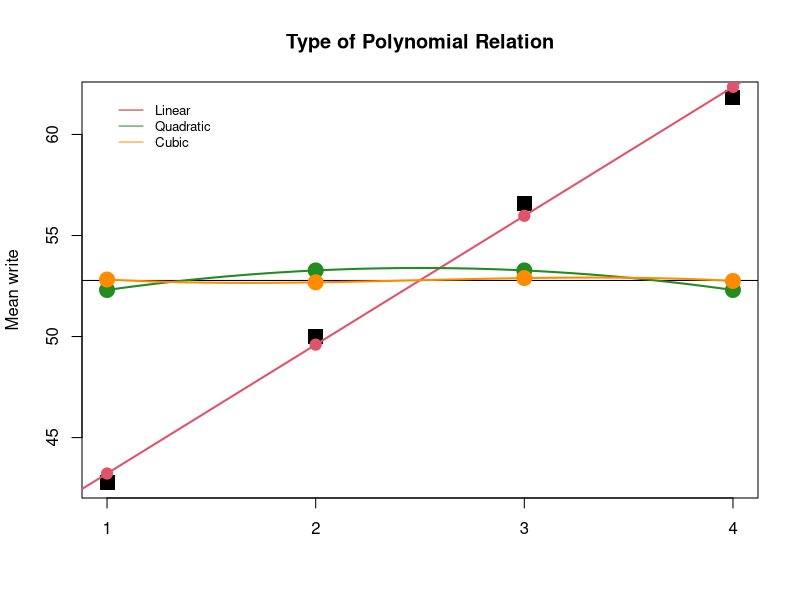
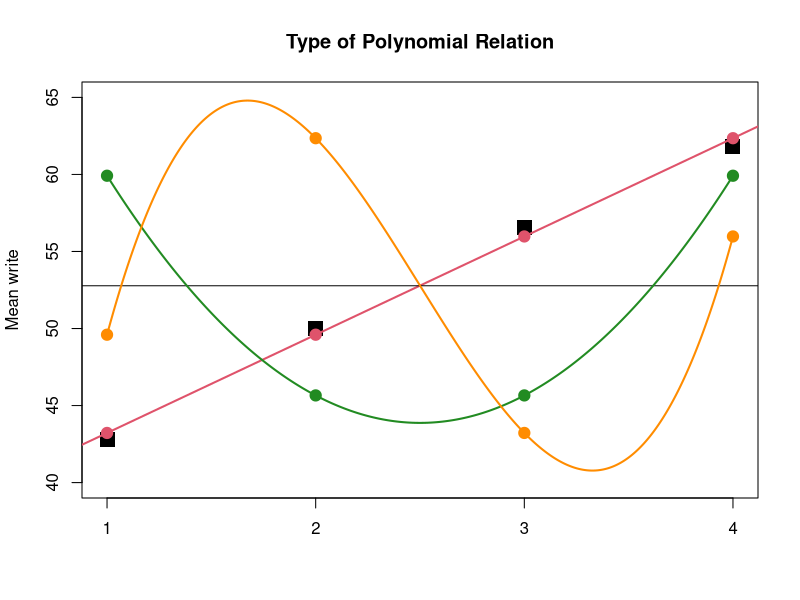

Here is the R script that generated these plots, in order:
# Goes with this post: http://stats.stackexchange.com/a/206345/67822

setwd("C:/Users/s182954/Documents/Nanocourses-2022/IntroductionToRForBeginners/R-Source");

hsb2 <- read.csv("hsb2.csv")
contr.poly(4)

hsb2$readcat<-cut(hsb2$read, 4, ordered = TRUE)
table(hsb2$readcat) 
mean(hsb2$write)
(means = tapply(hsb2$write, hsb2$readcat, mean))

# Manually producing contr.poly(4)
(scores = 1:4)
mean(scores)
(y = scores - mean(scores))
(seq_len(4) - 1)
X = outer(y, seq_len(4) - 1, "^")
(c_Q = qr(X)$qr)
(z = c_Q * (row(c_Q) == col(c_Q)))
# The actual Q matrix is:
Q <- qr.Q(qr(X))
(Q %*% z)
#This is the same as the call in the function:
(raw = qr.qy(qr(X), z))
(Z <- sweep(raw, 2L, apply(raw, 2L, function(x) sqrt(sum(x^2))), 
            "/", check.margin = FALSE))




plot(tapply(hsb2$write, hsb2$readcat, mean), pch=15, cex=2, xlab="", 
     ylab="Mean write", xaxt="n", main="Type of Polynomial Relation")
axis(1, at = seq(1,4, by = 1), las=1)




# We are running a simple ANOVA, performed as lm() on ordered explanatory
# variable and we get a coeff for every level of the factor variable.
# Later we see what fits best.

summary(lm(write ~ readcat, hsb2))
coeff = coefficients(lm(write ~ readcat, hsb2))


C = contr.poly(4)

# These are the actual means at each level:

(recovered = c(coeff %*% c(1, C[1,]),
               coeff %*% c(1, C[2,]),
               coeff %*% c(1, C[3,]),
               coeff %*% c(1, C[4,])))
# Perfectly corresponding to the actual values:

(actual = tapply(hsb2$write, hsb2$readcat, mean))

# And the best fitting model is linear:

LINEAR_CONTRAST = c(c(coeff[1] + coeff[2] * C[1,1], 
                      coeff[1] + coeff[2] * C[2,1],
                      coeff[1] + coeff[2] * C[3,1], 
                      coeff[1] + coeff[2] * C[4,1])) 
points(LINEAR_CONTRAST, pch=19, col=2, cex=1.5)
lo1 = lm(LINEAR_CONTRAST ~ c(1:4))
x = seq(1, 4, 0.0001)
abline(lm(LINEAR_CONTRAST ~ c(1:4)), col=2, lwd=2)
abline(h=mean(hsb2$write))

QUADRATIC_CONTRAST = c(coeff[1] + coeff[3] * C[1,2], 
                       coeff[1] + coeff[3] * C[2,2], 
                       coeff[1] + coeff[3] * C[3,2], 
                       coeff[1] + coeff[3] * C[4,2])
points(QUADRATIC_CONTRAST, pch=19, col="forestgreen", cex=2)
lines(spline(1:4, QUADRATIC_CONTRAST, n=100), 
      lwd=2, col="forestgreen")


CUBIC_CONTRAST = c(coeff[1] + coeff[4] * C[1,3], 
                   coeff[1] + coeff[4] * C[2,3], 
                   coeff[1] + coeff[4] * C[3,3], 
                   coeff[1] + coeff[4] * C[4,3])
points(CUBIC_CONTRAST, pch=19, col="darkorange", cex=2)
lines(spline(1:4, CUBIC_CONTRAST, n=1000), 
      col="darkorange", lwd=2)


legend(1,62,legend=c("Linear","Quadratic","Cubic"),
       col=c("firebrick","forestgreen","darkorange"),
       lty=1,
       border="", bty="n",cex=0.8)

# Compare to applying .L (linear) coefficient to all contrasts:


plot(tapply(hsb2$write, hsb2$readcat, mean), pch=15, cex=2, xlab="", 
     ylim= c(40,65),
     ylab="Mean write", xaxt="n", main="Type of Polynomial Relation")
axis(1, at = seq(1,4, by = 1), las=1)
LINEAR_CONTRAST = c(c(coeff[1] + coeff[2] * C[1,1], 
                      coeff[1] + coeff[2] * C[2,1],
                      coeff[1] + coeff[2] * C[3,1], 
                      coeff[1] + coeff[2] * C[4,1])) 
points(LINEAR_CONTRAST, pch=19, cex=1.5, col=2)
lo1 = lm(LINEAR_CONTRAST ~ c(1:4))
x = seq(1, 4, 0.0001)
abline(lm(LINEAR_CONTRAST ~ c(1:4)), col=2,lwd=2)
abline(h=mean(hsb2$write))

QUADRATIC_CONTRAST = c(coeff[1] + coeff[2] * C[1,2], 
                       coeff[1] + coeff[2] * C[2,2], 
                       coeff[1] + coeff[2] * C[3,2], 
                       coeff[1] + coeff[2] * C[4,2])
points(QUADRATIC_CONTRAST, pch=19, col="forestgreen",cex=1.5)
lines(spline(1:4, QUADRATIC_CONTRAST, n=1000), 
      col="forestgreen", lwd=2)


CUBIC_CONTRAST = c(coeff[1] + coeff[2] * C[1,3], 
                   coeff[1] + coeff[2] * C[2,3], 
                   coeff[1] + coeff[2] * C[3,3], 
                   coeff[1] + coeff[2] * C[4,3])
points(CUBIC_CONTRAST, pch=19, col="darkorange", cex=1.5)
lines(spline(1:4, CUBIC_CONTRAST, n=1000), 
      col="darkorange", lwd=2)

swiss$im.ord.3 <- cut(swiss$Infant.Mortality,3);
swiss$im.ord.4 <- cut(swiss$Infant.Mortality,4); 
swiss$im.ord.5 <- cut(swiss$Infant.Mortality,5);

swissord3.f <- formula(Fertility~ordered(im.ord.3));
swissord4.f <- formula(Fertility~ordered(im.ord.4)); 
swissord5.f <- formula(Fertility~ordered(im.ord.5)); 
swissfull.f <- formula(Fertility~Infant.Mortality); 

swissord3.m <- glm(swissord3.f, data=swiss);
swissord4.m <- glm(swissord4.f,data=swiss);
swissord5.m <- glm(swissord5.f,data=swiss); 
swissfull.m <- glm(swissfull.f,data=swiss); 

summary(swissord3.m)
summary(swissord4.m)
summary(swissord5.m)
summary(swissfull.m)
